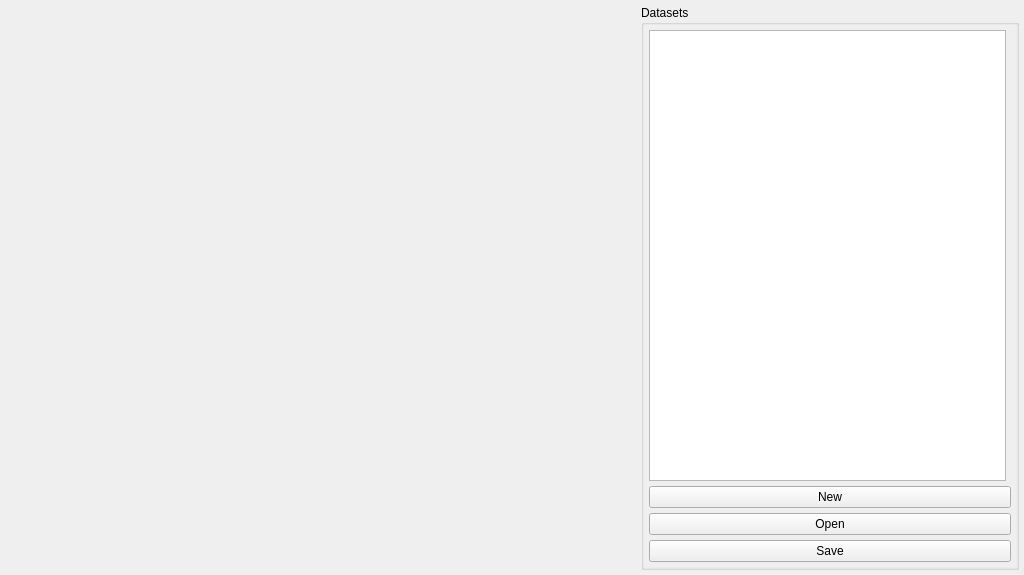
<?xml version="1.0" encoding="UTF-8"?>
<ui version="4.0">
 <class>ProfileWindow</class>
 <widget class="QMainWindow" name="ProfileWindow">
  <property name="geometry">
   <rect>
    <x>0</x>
    <y>0</y>
    <width>1024</width>
    <height>575</height>
   </rect>
  </property>
  <property name="windowTitle">
   <string>Setup Profile</string>
  </property>
  <widget class="QWidget" name="centralwidget">
   <layout class="QGridLayout" name="gridLayout" columnstretch="5,3">
    <property name="leftMargin">
     <number>5</number>
    </property>
    <property name="topMargin">
     <number>5</number>
    </property>
    <property name="rightMargin">
     <number>5</number>
    </property>
    <property name="bottomMargin">
     <number>5</number>
    </property>
    <item row="0" column="0">
     <widget class="ProfileWidget" name="profileWidget" native="true"/>
    </item>
    <item row="0" column="1">
     <widget class="QGroupBox" name="groupBox">
      <property name="title">
       <string>Datasets</string>
      </property>
      <layout class="QVBoxLayout" name="verticalLayout">
       <property name="spacing">
        <number>0</number>
       </property>
       <property name="leftMargin">
        <number>0</number>
       </property>
       <property name="topMargin">
        <number>0</number>
       </property>
       <property name="rightMargin">
        <number>0</number>
       </property>
       <property name="bottomMargin">
        <number>0</number>
       </property>
       <item>
        <widget class="QScrollArea" name="scrollArea">
         <property name="frameShape">
          <enum>QFrame::NoFrame</enum>
         </property>
         <property name="frameShadow">
          <enum>QFrame::Plain</enum>
         </property>
         <property name="lineWidth">
          <number>1</number>
         </property>
         <property name="horizontalScrollBarPolicy">
          <enum>Qt::ScrollBarAlwaysOff</enum>
         </property>
         <property name="widgetResizable">
          <bool>true</bool>
         </property>
         <widget class="QWidget" name="scrollAreaWidgetContents">
          <property name="geometry">
           <rect>
            <x>0</x>
            <y>0</y>
            <width>376</width>
            <height>547</height>
           </rect>
          </property>
          <layout class="QGridLayout" name="gridLayout_2">
           <property name="leftMargin">
            <number>5</number>
           </property>
           <property name="topMargin">
            <number>5</number>
           </property>
           <property name="rightMargin">
            <number>5</number>
           </property>
           <property name="bottomMargin">
            <number>5</number>
           </property>
           <property name="spacing">
            <number>5</number>
           </property>
           <item row="4" column="0" colspan="2">
            <widget class="QPushButton" name="saveButton">
             <property name="text">
              <string>Save</string>
             </property>
            </widget>
           </item>
           <item row="3" column="0" colspan="2">
            <widget class="QPushButton" name="openButton">
             <property name="text">
              <string>Open</string>
             </property>
            </widget>
           </item>
           <item row="1" column="0">
            <widget class="QListView" name="handsListView">
             <property name="editTriggers">
              <set>QAbstractItemView::NoEditTriggers</set>
             </property>
             <property name="dragDropMode">
              <enum>QAbstractItemView::NoDragDrop</enum>
             </property>
             <property name="defaultDropAction">
              <enum>Qt::MoveAction</enum>
             </property>
             <property name="alternatingRowColors">
              <bool>true</bool>
             </property>
             <property name="selectionMode">
              <enum>QAbstractItemView::SingleSelection</enum>
             </property>
             <property name="selectionBehavior">
              <enum>QAbstractItemView::SelectRows</enum>
             </property>
            </widget>
           </item>
           <item row="2" column="0" colspan="2">
            <widget class="QPushButton" name="newButton">
             <property name="text">
              <string>New</string>
             </property>
            </widget>
           </item>
          </layout>
         </widget>
        </widget>
       </item>
      </layout>
     </widget>
    </item>
   </layout>
  </widget>
 </widget>
 <customwidgets>
  <customwidget>
   <class>ProfileWidget</class>
   <extends>QWidget</extends>
   <header>profileWidget.h</header>
   <container>1</container>
  </customwidget>
 </customwidgets>
 <resources/>
 <connections/>
</ui>
